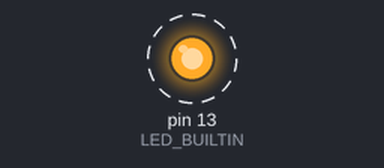
This sketch was run on a simulated Arduino Uno, built with avr-gcc and run on an emulated ATmega328P. Parts: output pins drawn as LEDs (lit = HIGH). Dashed ring = blinking. What the sketch prints to the serial monitor is not drawn.

Above: at 0.07 s.
Timing chart, 0 to 3.0 s (numbered marks = the images above):
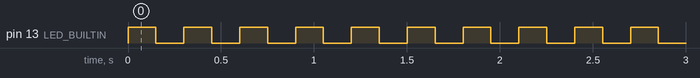

Measured:
- by itself, pin 13 (LED_BUILTIN): alternates HIGH for 0.15 s and LOW for 0.15 s

The sketch:

blink.ino
```cpp
// Test: fast blink on the onboard "L" LED, and say hello over USB serial.
void setup() {
  pinMode(LED_BUILTIN, OUTPUT);
  Serial.begin(9600);
}

void loop() {
  digitalWrite(LED_BUILTIN, HIGH); delay(150);
  digitalWrite(LED_BUILTIN, LOW);  delay(150);
  Serial.println("Hello from Arduino!");
}
```
